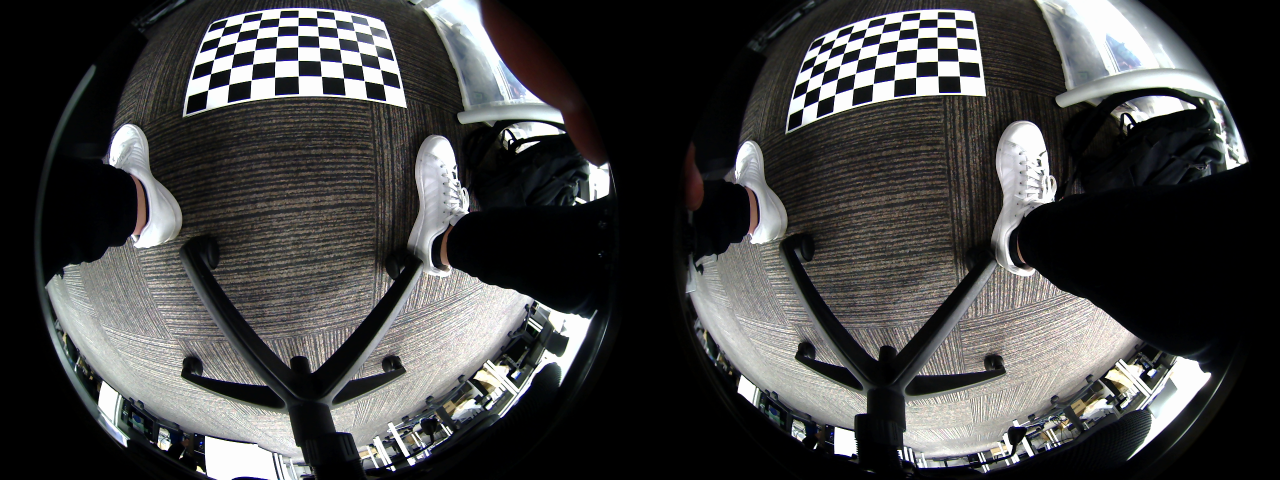
#> input picture images/checker_0.png, 2560 x 960 px (shown at 1/2 size); its folder holds only this picture in this run
$ python test.py   (older library calls are emulated)
#> lines starting #> are read from the running program, lines starting #| are printed output that depends on the picture
### FisheyeCalibrate.py
import cv2
import numpy as np
import math
import matplotlib.pyplot as plt
from tqdm import tqdm
import yaml

class FisheyeCalibrator():
    def __init__(self):
        self._image_size = None             # Image size                        : (height, width)
        self._board = None                  # Baord shape                       : (rows, cols)
        self._square_size = None            # Board square size in meter        : float
        self._ret = None                    # Stereo calibration return         : float
        self._left_K = np.zeros((3,3))      # Left camera matrix                : 3*3
        self._right_K = np.zeros((3,3))     # Right camera matrix               : 3*3
        self._left_D = np.zeros((4,1))      # Left camera distortion vector     : 4*1
        self._right_D = np.zeros((4,1))     # Right camera distortion vector    : 4*1
        self._rvec = None                   # cameras rotation vector           : 1*1*3
        self._tvec = None                   # cameras translation vector        : 1*1*3
        self._left_R = np.zeros((3,3))      # Left camera rotation matrix       : 3*3
        self._left_P = np.zeros((3,4))      # Left camera projection matrix     : 3*4
        self._right_R = np.zeros((3,3))     # Right camera rotation matrix      : 3*3
        self._right_P = np.zeros((3,4))     # Right camera projection matrix    : 3*4
        self._Q = np.zeros((4,4))           # Disparity-to-depth mapping matrix : 4*4
        self._left_rectify_map_x = None     # Left rectify lookup table x       : height*width
        self._left_rectify_map_y = None     # Left rectify lookup table y       : height*width
        self._right_rectify_map_x = None    # Right rectify lookup table x      : height*width
        self._right_rectify_map_y = None    # Right rectify lookup table y      : height*width
        self._left_eqrec_map_x = None       # Left eqrec lookup table x         : height*width
        self._left_eqrec_map_y = None       # Left eqrec lookup table y         : height*width
        self._right_eqrec_map_x = None      # Right eqrec lookup table x        : height*width
        self._right_eqrec_map_y = None      # Right eqrec lookup table y        : height*width
        self._mag = 2.0                     # Fov related prams in rectify      : float

    def stereo_calibrate(self, images, image_size, board=(6,9), square_size=0.027, detail=False):
        # images -> calibrate params(left K, right K, left D, right D)
#> called with image_size = (960, 1280), board = (6, 9), square_size = 0.04, detail = False
        self._image_size = image_size[::-1]
        self._board = board
        self._square_size = square_size
        print(f"Board type: rows{board[0]}, cols{board[1]}")
        assert isinstance(images, list), "images must be list"
        # Corners detection
        print("detecting corners ...")
        left_corners = []
        right_corners = []
        object_point = self._create_object_point()
        object_points = []
        for image in tqdm(images):
            left_corner, right_corner = self._detect_corners(image)
            # All corners must be detected. n_corners = (rows * cols)
            assert len(left_corner)==len(right_corner)==board[0]*board[1], "Corners detection failed."
            left_corners.append(left_corner.reshape(1,-1,2))
            right_corners.append(right_corner.reshape(1,-1,2))
            object_points.append(object_point)
#> this loop made 1 pass
#> pass 1, in _split_image, `left_image = image[:,:image.shape[1]//2]`:
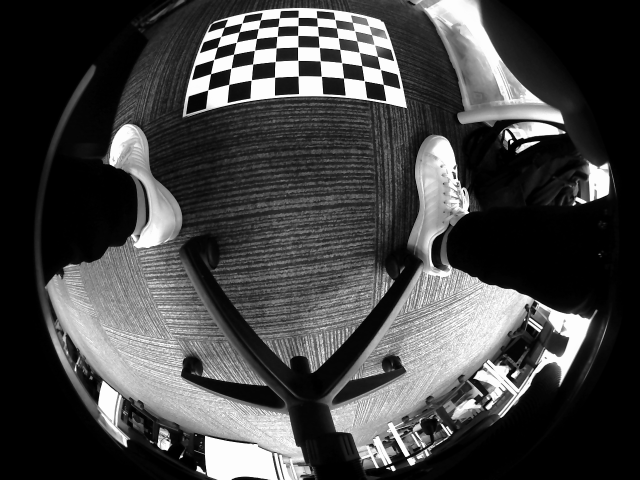
#> left_image: shape (960, 1280) (shown at 1/2 size); min 0, max 253, mean 68.5
#> pass 1, in _split_image, `right_image = image[:, image.shape[1]//2:]`:
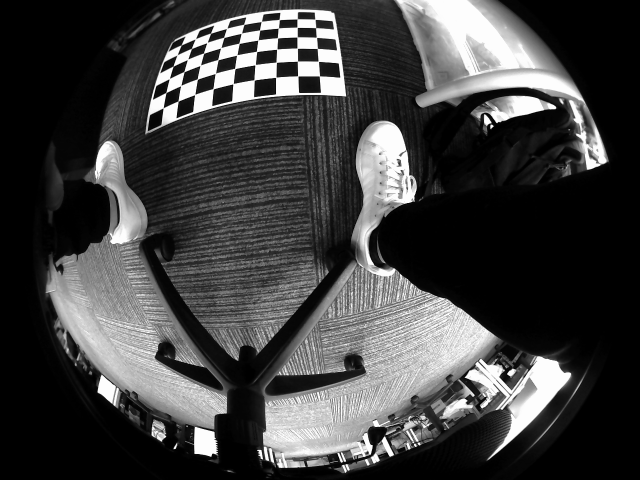
#> right_image: shape (960, 1280) (shown at 1/2 size); min 0, max 253, mean 64.8
#> after the loop, left_corners = 1 item; object_points = 1 item; right_corners = 1 item
        print("corners detection was successful.")
        print("stereo calibrating ...")
        self._rvec = [np.zeros((1, 1, 3), dtype=np.float64) for i in range(len(images))]
#> self._rvec = [[[0, 0, 0]]]
        self._tvec = [np.zeros((1, 1, 3), dtype=np.float64) for i in range(len(images))]
#> self._tvec = [[[0, 0, 0]]]
#> (the run stopped early here; a loop or call above may not have finished)

$ run again, on images/checker_12.png
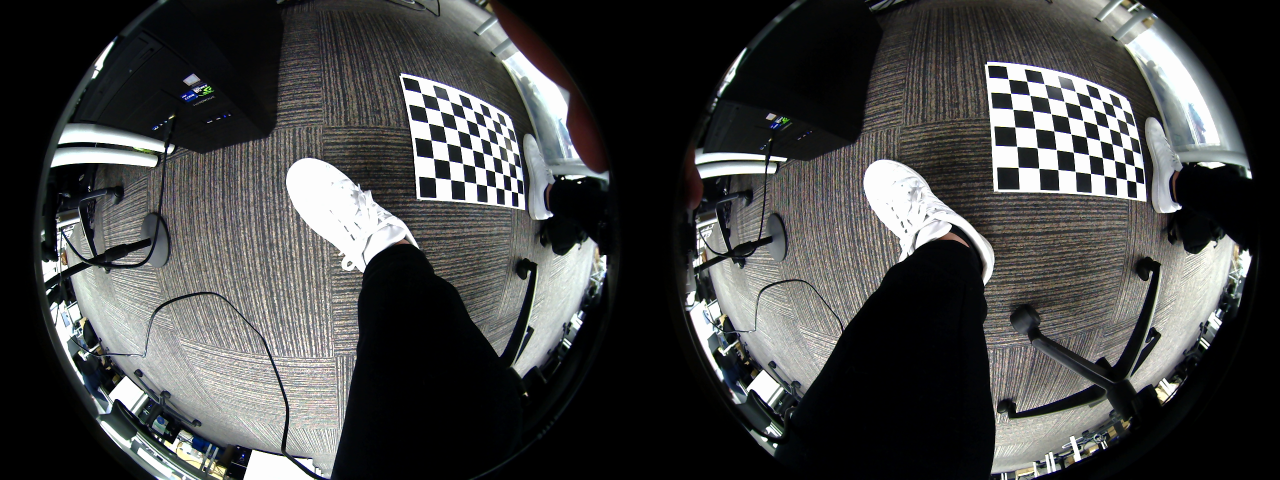
#> input picture images/checker_12.png, 2560 x 960 px (shown at 1/2 size)
#> the loop in stereo_calibrate, `for image in tqdm(images):` made 1 pass
#> pass 1, in _split_image, `left_image = image[:,:image.shape[1]//2]`:
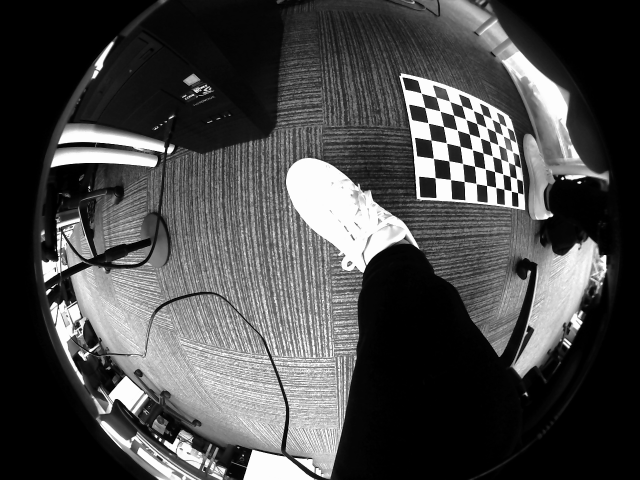
#> left_image: shape (960, 1280) (shown at 1/2 size); min 0, max 253, mean 73.4
#> pass 1, in _split_image, `right_image = image[:, image.shape[1]//2:]`:
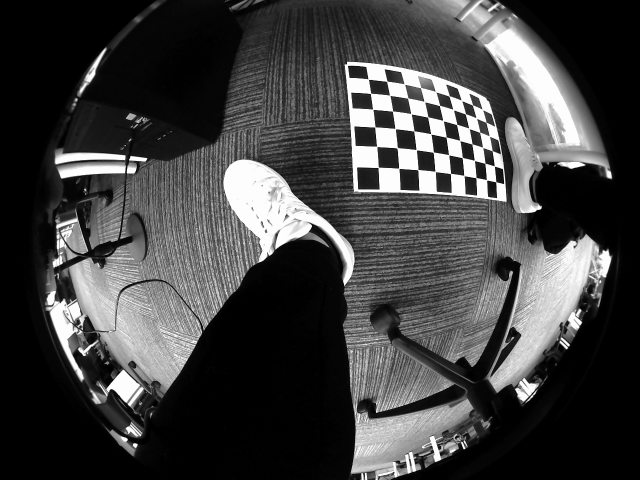
#> right_image: shape (960, 1280) (shown at 1/2 size); min 0, max 253, mean 65.4
#> after the loop in stereo_calibrate, `for image in tqdm(images):`: left_corners = 1 item
#> self._rvec = [[[0, 0, 0]]]

$ run again, on images/checker_14.png
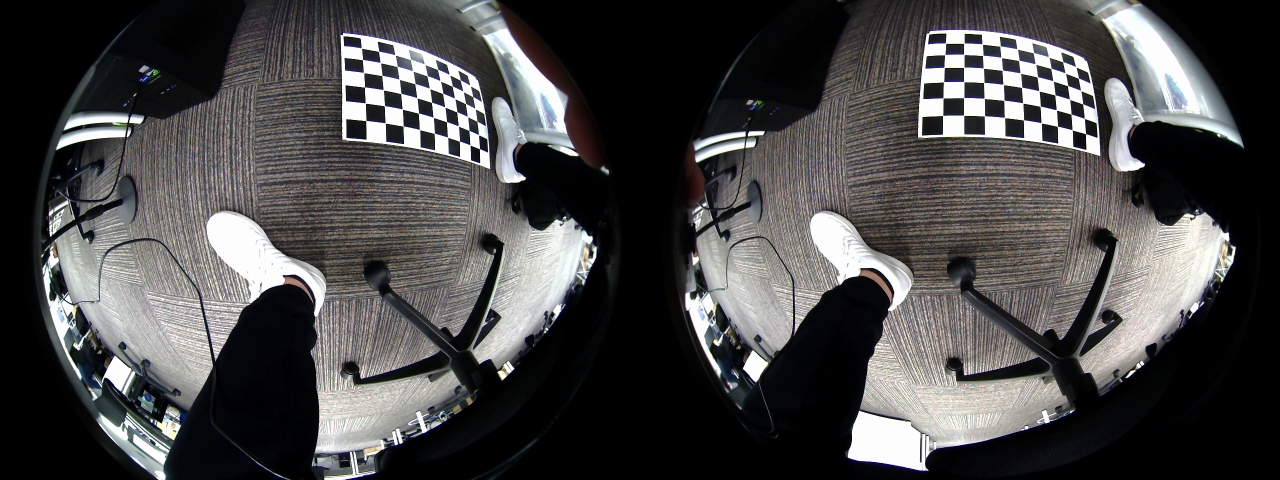
#> input picture images/checker_14.png, 2560 x 960 px (shown at 1/2 size)
#> the loop in stereo_calibrate, `for image in tqdm(images):` made 1 pass
#> pass 1, in _split_image, `left_image = image[:,:image.shape[1]//2]`:
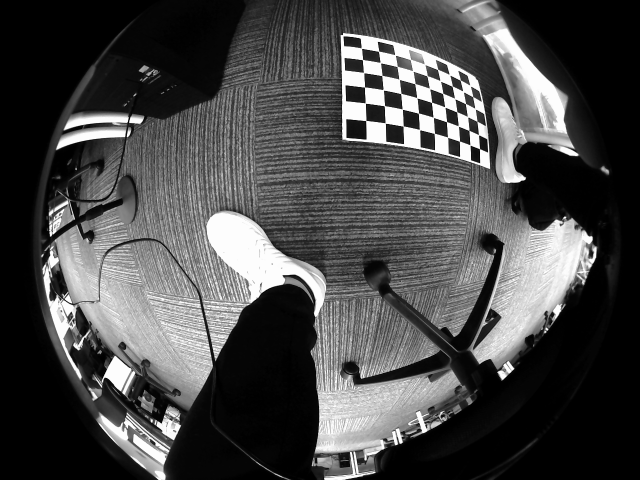
#> left_image: shape (960, 1280) (shown at 1/2 size); min 0, max 253, mean 72.9
#> pass 1, in _split_image, `right_image = image[:, image.shape[1]//2:]`:
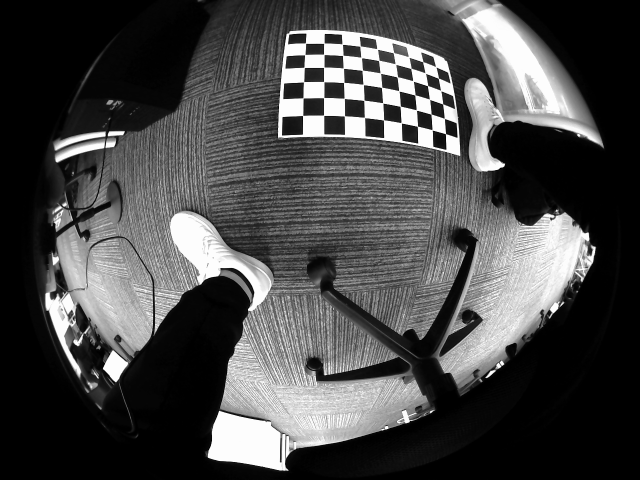
#> right_image: shape (960, 1280) (shown at 1/2 size); min 0, max 253, mean 73
#> after the loop in stereo_calibrate, `for image in tqdm(images):`: left_corners = 1 item
#> self._rvec = [[[0, 0, 0]]]

$ run again, on images/checker_1.png
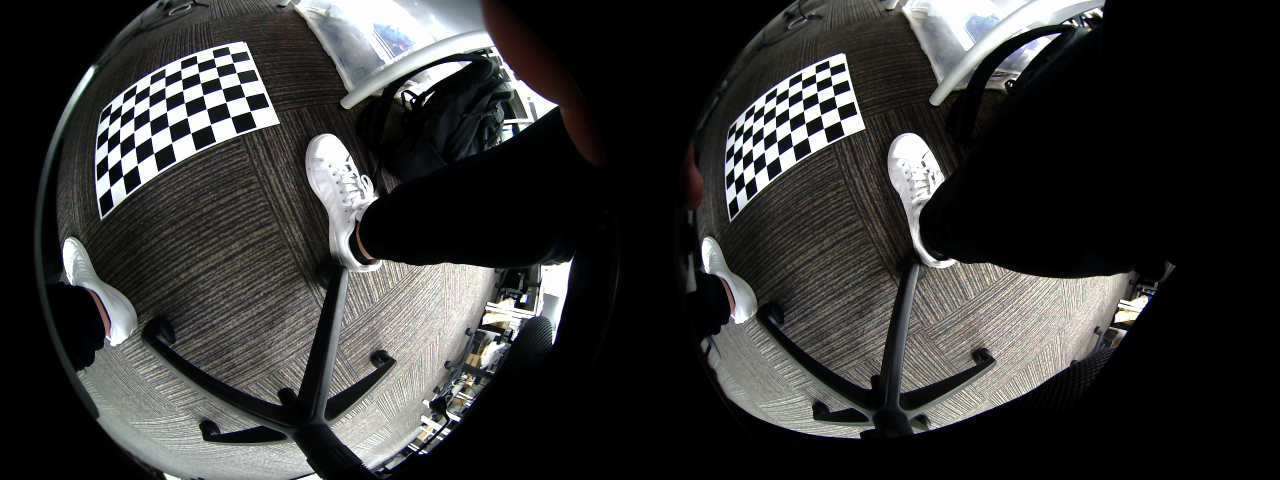
#> input picture images/checker_1.png, 2560 x 960 px (shown at 1/2 size)
#> the loop in stereo_calibrate, `for image in tqdm(images):` made 1 pass
#> pass 1, in _split_image, `left_image = image[:,:image.shape[1]//2]`:
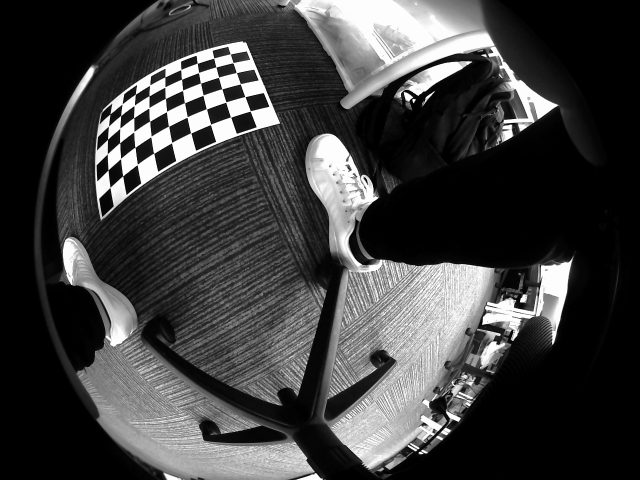
#> left_image: shape (960, 1280) (shown at 1/2 size); min 0, max 253, mean 63.3
#> pass 1, in _split_image, `right_image = image[:, image.shape[1]//2:]`:
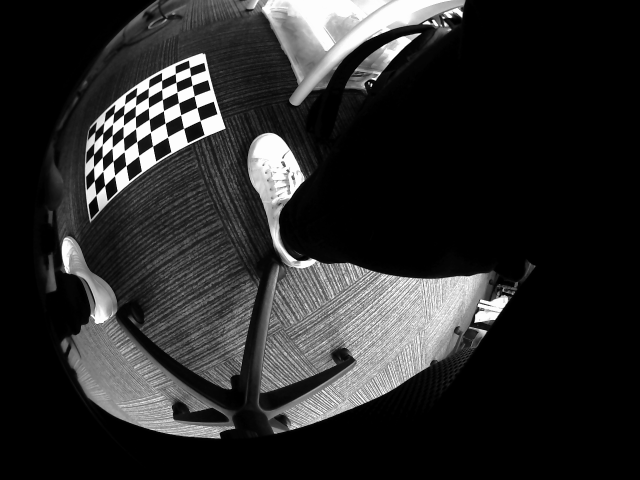
#> right_image: shape (960, 1280) (shown at 1/2 size); min 0, max 253, mean 43.1
#> after the loop in stereo_calibrate, `for image in tqdm(images):`: left_corners = 1 item
#> self._rvec = [[[0, 0, 0]]]
